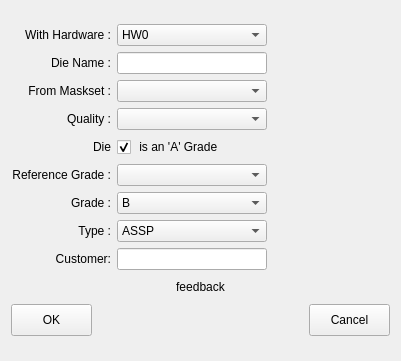
<?xml version="1.0" encoding="UTF-8"?>
<ui version="4.0">
 <class>NewDieWizard</class>
 <widget class="QDialog" name="NewDieWizard">
  <property name="geometry">
   <rect>
    <x>0</x>
    <y>0</y>
    <width>401</width>
    <height>361</height>
   </rect>
  </property>
  <property name="sizePolicy">
   <sizepolicy hsizetype="Preferred" vsizetype="Fixed">
    <horstretch>0</horstretch>
    <verstretch>0</verstretch>
   </sizepolicy>
  </property>
  <property name="minimumSize">
   <size>
    <width>300</width>
    <height>0</height>
   </size>
  </property>
  <property name="maximumSize">
   <size>
    <width>16777215</width>
    <height>361</height>
   </size>
  </property>
  <property name="baseSize">
   <size>
    <width>259</width>
    <height>223</height>
   </size>
  </property>
  <property name="windowTitle">
   <string>Dialog</string>
  </property>
  <layout class="QGridLayout" name="gridLayout">
   <item row="0" column="0">
    <layout class="QVBoxLayout" name="verticalLayout">
     <item>
      <layout class="QHBoxLayout" name="hardwareLayout">
       <item>
        <widget class="QLabel" name="label_3">
         <property name="sizePolicy">
          <sizepolicy hsizetype="Fixed" vsizetype="Fixed">
           <horstretch>0</horstretch>
           <verstretch>0</verstretch>
          </sizepolicy>
         </property>
         <property name="minimumSize">
          <size>
           <width>100</width>
           <height>22</height>
          </size>
         </property>
         <property name="maximumSize">
          <size>
           <width>100</width>
           <height>22</height>
          </size>
         </property>
         <property name="text">
          <string>With Hardware :</string>
         </property>
         <property name="alignment">
          <set>Qt::AlignRight|Qt::AlignTrailing|Qt::AlignVCenter</set>
         </property>
        </widget>
       </item>
       <item>
        <widget class="QComboBox" name="withHardware">
         <property name="sizePolicy">
          <sizepolicy hsizetype="Fixed" vsizetype="Fixed">
           <horstretch>0</horstretch>
           <verstretch>0</verstretch>
          </sizepolicy>
         </property>
         <property name="minimumSize">
          <size>
           <width>150</width>
           <height>22</height>
          </size>
         </property>
         <property name="maximumSize">
          <size>
           <width>80</width>
           <height>22</height>
          </size>
         </property>
         <item>
          <property name="text">
           <string>HW0</string>
          </property>
         </item>
         <item>
          <property name="text">
           <string>HW1</string>
          </property>
         </item>
         <item>
          <property name="text">
           <string>HW2</string>
          </property>
         </item>
        </widget>
       </item>
       <item>
        <spacer name="horizontalSpacer_3">
         <property name="orientation">
          <enum>Qt::Horizontal</enum>
         </property>
         <property name="sizeHint" stdset="0">
          <size>
           <width>13</width>
           <height>20</height>
          </size>
         </property>
        </spacer>
       </item>
      </layout>
     </item>
     <item>
      <layout class="QHBoxLayout" name="nameLayout">
       <item>
        <widget class="QLabel" name="label">
         <property name="sizePolicy">
          <sizepolicy hsizetype="Fixed" vsizetype="Fixed">
           <horstretch>0</horstretch>
           <verstretch>0</verstretch>
          </sizepolicy>
         </property>
         <property name="minimumSize">
          <size>
           <width>100</width>
           <height>22</height>
          </size>
         </property>
         <property name="maximumSize">
          <size>
           <width>100</width>
           <height>22</height>
          </size>
         </property>
         <property name="text">
          <string>Die Name :</string>
         </property>
         <property name="alignment">
          <set>Qt::AlignRight|Qt::AlignTrailing|Qt::AlignVCenter</set>
         </property>
        </widget>
       </item>
       <item>
        <widget class="QLineEdit" name="dieName">
         <property name="minimumSize">
          <size>
           <width>150</width>
           <height>22</height>
          </size>
         </property>
         <property name="maximumSize">
          <size>
           <width>16777215</width>
           <height>22</height>
          </size>
         </property>
        </widget>
       </item>
       <item>
        <spacer name="horizontalSpacer_2">
         <property name="orientation">
          <enum>Qt::Horizontal</enum>
         </property>
         <property name="sizeHint" stdset="0">
          <size>
           <width>40</width>
           <height>20</height>
          </size>
         </property>
        </spacer>
       </item>
      </layout>
     </item>
     <item>
      <layout class="QHBoxLayout" name="masksetLayout">
       <item>
        <widget class="QLabel" name="label_2">
         <property name="sizePolicy">
          <sizepolicy hsizetype="Fixed" vsizetype="Fixed">
           <horstretch>0</horstretch>
           <verstretch>0</verstretch>
          </sizepolicy>
         </property>
         <property name="minimumSize">
          <size>
           <width>100</width>
           <height>22</height>
          </size>
         </property>
         <property name="maximumSize">
          <size>
           <width>100</width>
           <height>22</height>
          </size>
         </property>
         <property name="text">
          <string>From Maskset :</string>
         </property>
         <property name="alignment">
          <set>Qt::AlignRight|Qt::AlignTrailing|Qt::AlignVCenter</set>
         </property>
        </widget>
       </item>
       <item>
        <widget class="QComboBox" name="fromMaskset">
         <property name="sizePolicy">
          <sizepolicy hsizetype="Fixed" vsizetype="Fixed">
           <horstretch>0</horstretch>
           <verstretch>0</verstretch>
          </sizepolicy>
         </property>
         <property name="minimumSize">
          <size>
           <width>150</width>
           <height>22</height>
          </size>
         </property>
         <property name="maximumSize">
          <size>
           <width>150</width>
           <height>22</height>
          </size>
         </property>
         <item>
          <property name="text">
           <string/>
          </property>
         </item>
         <item>
          <property name="text">
           <string>123456789012345</string>
          </property>
         </item>
        </widget>
       </item>
       <item>
        <spacer name="horizontalSpacer_4">
         <property name="orientation">
          <enum>Qt::Horizontal</enum>
         </property>
         <property name="sizeHint" stdset="0">
          <size>
           <width>40</width>
           <height>20</height>
          </size>
         </property>
        </spacer>
       </item>
      </layout>
     </item>
     <item>
      <layout class="QHBoxLayout" name="qualityLayout">
       <item>
        <widget class="QLabel" name="label_4">
         <property name="sizePolicy">
          <sizepolicy hsizetype="Fixed" vsizetype="Minimum">
           <horstretch>0</horstretch>
           <verstretch>0</verstretch>
          </sizepolicy>
         </property>
         <property name="minimumSize">
          <size>
           <width>100</width>
           <height>22</height>
          </size>
         </property>
         <property name="maximumSize">
          <size>
           <width>100</width>
           <height>22</height>
          </size>
         </property>
         <property name="text">
          <string>Quality :</string>
         </property>
         <property name="alignment">
          <set>Qt::AlignRight|Qt::AlignTrailing|Qt::AlignVCenter</set>
         </property>
        </widget>
       </item>
       <item>
        <widget class="QComboBox" name="quality">
         <property name="sizePolicy">
          <sizepolicy hsizetype="Fixed" vsizetype="Fixed">
           <horstretch>0</horstretch>
           <verstretch>0</verstretch>
          </sizepolicy>
         </property>
         <property name="minimumSize">
          <size>
           <width>150</width>
           <height>22</height>
          </size>
         </property>
         <property name="maximumSize">
          <size>
           <width>150</width>
           <height>22</height>
          </size>
         </property>
         <item>
          <property name="text">
           <string/>
          </property>
         </item>
         <item>
          <property name="text">
           <string>Automotive</string>
          </property>
         </item>
         <item>
          <property name="text">
           <string>Commercial</string>
          </property>
         </item>
         <item>
          <property name="text">
           <string>Industrial</string>
          </property>
         </item>
         <item>
          <property name="text">
           <string>Medical</string>
          </property>
         </item>
         <item>
          <property name="text">
           <string>Military</string>
          </property>
         </item>
        </widget>
       </item>
       <item>
        <spacer name="horizontalSpacer_6">
         <property name="orientation">
          <enum>Qt::Horizontal</enum>
         </property>
         <property name="sizeHint" stdset="0">
          <size>
           <width>13</width>
           <height>20</height>
          </size>
         </property>
        </spacer>
       </item>
      </layout>
     </item>
     <item>
      <layout class="QHBoxLayout" name="isAGradeLayout">
       <item>
        <widget class="QLabel" name="label_5">
         <property name="sizePolicy">
          <sizepolicy hsizetype="Fixed" vsizetype="Fixed">
           <horstretch>0</horstretch>
           <verstretch>0</verstretch>
          </sizepolicy>
         </property>
         <property name="minimumSize">
          <size>
           <width>100</width>
           <height>22</height>
          </size>
         </property>
         <property name="maximumSize">
          <size>
           <width>100</width>
           <height>22</height>
          </size>
         </property>
         <property name="text">
          <string>Die</string>
         </property>
         <property name="alignment">
          <set>Qt::AlignRight|Qt::AlignTrailing|Qt::AlignVCenter</set>
         </property>
        </widget>
       </item>
       <item>
        <widget class="QCheckBox" name="isAGrade">
         <property name="minimumSize">
          <size>
           <width>105</width>
           <height>22</height>
          </size>
         </property>
         <property name="maximumSize">
          <size>
           <width>105</width>
           <height>22</height>
          </size>
         </property>
         <property name="layoutDirection">
          <enum>Qt::LeftToRight</enum>
         </property>
         <property name="text">
          <string> is an 'A' Grade</string>
         </property>
         <property name="checked">
          <bool>true</bool>
         </property>
        </widget>
       </item>
       <item>
        <spacer name="horizontalSpacer_9">
         <property name="orientation">
          <enum>Qt::Horizontal</enum>
         </property>
         <property name="sizeHint" stdset="0">
          <size>
           <width>40</width>
           <height>20</height>
          </size>
         </property>
        </spacer>
       </item>
      </layout>
     </item>
     <item>
      <layout class="QHBoxLayout" name="referenceGradeLayout">
       <item>
        <widget class="QLabel" name="referenceGradeLabel">
         <property name="sizePolicy">
          <sizepolicy hsizetype="Fixed" vsizetype="Fixed">
           <horstretch>0</horstretch>
           <verstretch>0</verstretch>
          </sizepolicy>
         </property>
         <property name="minimumSize">
          <size>
           <width>100</width>
           <height>22</height>
          </size>
         </property>
         <property name="maximumSize">
          <size>
           <width>100</width>
           <height>22</height>
          </size>
         </property>
         <property name="text">
          <string>Reference Grade :</string>
         </property>
         <property name="alignment">
          <set>Qt::AlignRight|Qt::AlignTrailing|Qt::AlignVCenter</set>
         </property>
        </widget>
       </item>
       <item>
        <widget class="QComboBox" name="referenceGrade">
         <property name="sizePolicy">
          <sizepolicy hsizetype="Fixed" vsizetype="Fixed">
           <horstretch>0</horstretch>
           <verstretch>0</verstretch>
          </sizepolicy>
         </property>
         <property name="minimumSize">
          <size>
           <width>150</width>
           <height>22</height>
          </size>
         </property>
         <property name="maximumSize">
          <size>
           <width>150</width>
           <height>22</height>
          </size>
         </property>
         <item>
          <property name="text">
           <string/>
          </property>
         </item>
         <item>
          <property name="text">
           <string>123456789012345</string>
          </property>
         </item>
        </widget>
       </item>
       <item>
        <spacer name="horizontalSpacer_10">
         <property name="orientation">
          <enum>Qt::Horizontal</enum>
         </property>
         <property name="sizeHint" stdset="0">
          <size>
           <width>40</width>
           <height>20</height>
          </size>
         </property>
        </spacer>
       </item>
      </layout>
     </item>
     <item>
      <layout class="QHBoxLayout" name="gradeLayout">
       <item>
        <widget class="QLabel" name="gradeLabel">
         <property name="sizePolicy">
          <sizepolicy hsizetype="Fixed" vsizetype="Fixed">
           <horstretch>0</horstretch>
           <verstretch>0</verstretch>
          </sizepolicy>
         </property>
         <property name="minimumSize">
          <size>
           <width>100</width>
           <height>22</height>
          </size>
         </property>
         <property name="maximumSize">
          <size>
           <width>100</width>
           <height>22</height>
          </size>
         </property>
         <property name="text">
          <string>Grade :</string>
         </property>
         <property name="alignment">
          <set>Qt::AlignRight|Qt::AlignTrailing|Qt::AlignVCenter</set>
         </property>
        </widget>
       </item>
       <item>
        <widget class="QComboBox" name="grade">
         <property name="sizePolicy">
          <sizepolicy hsizetype="Fixed" vsizetype="Fixed">
           <horstretch>0</horstretch>
           <verstretch>0</verstretch>
          </sizepolicy>
         </property>
         <property name="minimumSize">
          <size>
           <width>150</width>
           <height>22</height>
          </size>
         </property>
         <property name="maximumSize">
          <size>
           <width>60</width>
           <height>22</height>
          </size>
         </property>
         <item>
          <property name="text">
           <string>B</string>
          </property>
         </item>
         <item>
          <property name="text">
           <string>C</string>
          </property>
         </item>
         <item>
          <property name="text">
           <string>D</string>
          </property>
         </item>
         <item>
          <property name="text">
           <string>E</string>
          </property>
         </item>
         <item>
          <property name="text">
           <string>F</string>
          </property>
         </item>
         <item>
          <property name="text">
           <string>G</string>
          </property>
         </item>
         <item>
          <property name="text">
           <string>H</string>
          </property>
         </item>
         <item>
          <property name="text">
           <string>I</string>
          </property>
         </item>
        </widget>
       </item>
       <item>
        <spacer name="horizontalSpacer_7">
         <property name="orientation">
          <enum>Qt::Horizontal</enum>
         </property>
         <property name="sizeHint" stdset="0">
          <size>
           <width>13</width>
           <height>20</height>
          </size>
         </property>
        </spacer>
       </item>
      </layout>
     </item>
     <item>
      <layout class="QHBoxLayout" name="typeLayout">
       <item>
        <widget class="QLabel" name="typeLabel">
         <property name="sizePolicy">
          <sizepolicy hsizetype="Fixed" vsizetype="Fixed">
           <horstretch>0</horstretch>
           <verstretch>0</verstretch>
          </sizepolicy>
         </property>
         <property name="minimumSize">
          <size>
           <width>100</width>
           <height>22</height>
          </size>
         </property>
         <property name="maximumSize">
          <size>
           <width>100</width>
           <height>22</height>
          </size>
         </property>
         <property name="text">
          <string>Type :</string>
         </property>
         <property name="alignment">
          <set>Qt::AlignRight|Qt::AlignTrailing|Qt::AlignVCenter</set>
         </property>
        </widget>
       </item>
       <item>
        <widget class="QComboBox" name="Type">
         <property name="sizePolicy">
          <sizepolicy hsizetype="Fixed" vsizetype="Fixed">
           <horstretch>0</horstretch>
           <verstretch>0</verstretch>
          </sizepolicy>
         </property>
         <property name="minimumSize">
          <size>
           <width>150</width>
           <height>22</height>
          </size>
         </property>
         <property name="maximumSize">
          <size>
           <width>80</width>
           <height>22</height>
          </size>
         </property>
         <item>
          <property name="text">
           <string>ASSP</string>
          </property>
         </item>
         <item>
          <property name="text">
           <string>ASIC</string>
          </property>
         </item>
        </widget>
       </item>
       <item>
        <spacer name="horizontalSpacer_5">
         <property name="orientation">
          <enum>Qt::Horizontal</enum>
         </property>
         <property name="sizeHint" stdset="0">
          <size>
           <width>13</width>
           <height>20</height>
          </size>
         </property>
        </spacer>
       </item>
      </layout>
     </item>
     <item>
      <layout class="QHBoxLayout" name="customerLayout">
       <item>
        <widget class="QLabel" name="customerLabel">
         <property name="sizePolicy">
          <sizepolicy hsizetype="Fixed" vsizetype="Fixed">
           <horstretch>0</horstretch>
           <verstretch>0</verstretch>
          </sizepolicy>
         </property>
         <property name="minimumSize">
          <size>
           <width>100</width>
           <height>22</height>
          </size>
         </property>
         <property name="maximumSize">
          <size>
           <width>100</width>
           <height>22</height>
          </size>
         </property>
         <property name="text">
          <string>Customer:</string>
         </property>
         <property name="alignment">
          <set>Qt::AlignRight|Qt::AlignTrailing|Qt::AlignVCenter</set>
         </property>
        </widget>
       </item>
       <item>
        <widget class="QLineEdit" name="customer">
         <property name="minimumSize">
          <size>
           <width>150</width>
           <height>22</height>
          </size>
         </property>
         <property name="maximumSize">
          <size>
           <width>16777215</width>
           <height>22</height>
          </size>
         </property>
        </widget>
       </item>
       <item>
        <spacer name="horizontalSpacer_8">
         <property name="orientation">
          <enum>Qt::Horizontal</enum>
         </property>
         <property name="sizeHint" stdset="0">
          <size>
           <width>40</width>
           <height>20</height>
          </size>
         </property>
        </spacer>
       </item>
      </layout>
     </item>
     <item>
      <widget class="QLabel" name="feedback">
       <property name="sizePolicy">
        <sizepolicy hsizetype="Expanding" vsizetype="Fixed">
         <horstretch>0</horstretch>
         <verstretch>0</verstretch>
        </sizepolicy>
       </property>
       <property name="minimumSize">
        <size>
         <width>150</width>
         <height>22</height>
        </size>
       </property>
       <property name="maximumSize">
        <size>
         <width>16777215</width>
         <height>22</height>
        </size>
       </property>
       <property name="baseSize">
        <size>
         <width>0</width>
         <height>22</height>
        </size>
       </property>
       <property name="text">
        <string>feedback</string>
       </property>
       <property name="alignment">
        <set>Qt::AlignCenter</set>
       </property>
      </widget>
     </item>
     <item>
      <layout class="QHBoxLayout" name="buttonLayout">
       <item>
        <widget class="QPushButton" name="OKButton">
         <property name="minimumSize">
          <size>
           <width>81</width>
           <height>32</height>
          </size>
         </property>
         <property name="maximumSize">
          <size>
           <width>81</width>
           <height>32</height>
          </size>
         </property>
         <property name="text">
          <string>OK</string>
         </property>
         <property name="autoDefault">
          <bool>false</bool>
         </property>
        </widget>
       </item>
       <item>
        <spacer name="horizontalSpacer">
         <property name="orientation">
          <enum>Qt::Horizontal</enum>
         </property>
         <property name="sizeHint" stdset="0">
          <size>
           <width>40</width>
           <height>20</height>
          </size>
         </property>
        </spacer>
       </item>
       <item>
        <widget class="QPushButton" name="CancelButton">
         <property name="minimumSize">
          <size>
           <width>81</width>
           <height>32</height>
          </size>
         </property>
         <property name="maximumSize">
          <size>
           <width>81</width>
           <height>32</height>
          </size>
         </property>
         <property name="text">
          <string>Cancel</string>
         </property>
         <property name="autoDefault">
          <bool>false</bool>
         </property>
        </widget>
       </item>
      </layout>
     </item>
    </layout>
   </item>
  </layout>
 </widget>
 <resources/>
 <connections/>
</ui>
